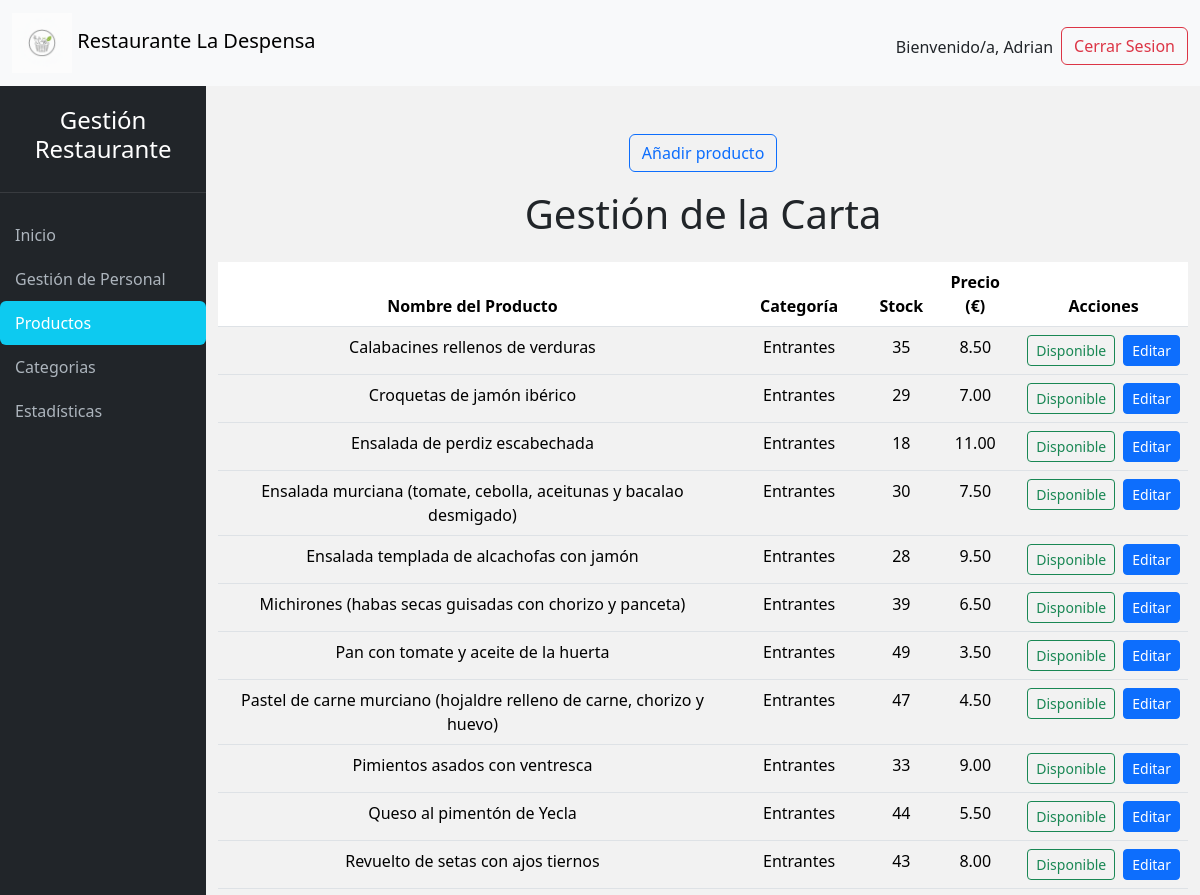
/encargados/productos.php (signed in, upper part), run on an earlier commit of the app's database.
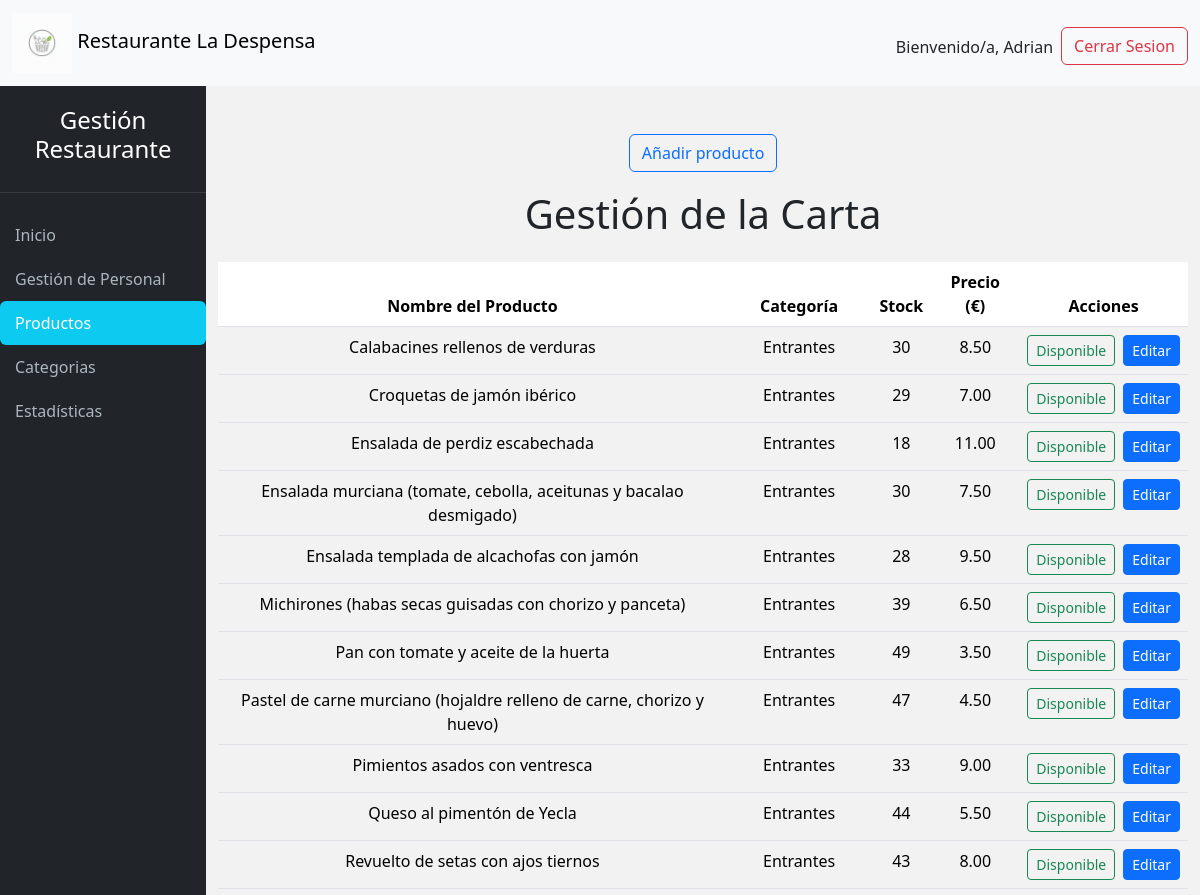
And on a later commit of the database.
### tables this page shows
CREATE TABLE `producto` (
  `idprod` int(11) NOT NULL,
  `nombre` varchar(255) NOT NULL,
  `precio` decimal(6,2) NOT NULL,
  `stock` int(11) NOT NULL,
  `estado` tinyint(1) NOT NULL,
  `categoria` int(11) NOT NULL,
  `estado_cat` tinyint(1) NOT NULL COMMENT '0=disponible 1=bloqueado'
);

CREATE TABLE `categoria` (
  `idcat` int(11) NOT NULL,
  `nombre` varchar(255) NOT NULL,
  `estado` tinyint(1) NOT NULL COMMENT '0=disponible 1=bloqueado'
);

### encargados/productos.php (the view, shortened to what this page needs)
<?php
include("../conexion.php");
?>
<!DOCTYPE html>
<html lang="es">
<head>
    <?php include("../head.php"); ?>
</head>
<body class="d-flex flex-column min-vh-100">
    <?php include("../nav.php"); ?>
    <div class="wrapper">
        <?php include("navbar.php"); ?>
        <main class="container my-5">
            <div class="mb-2">
                <button class="btn btn-outline-primary" type="button" data-bs-toggle="collapse" data-bs-target="#usuario" aria-expanded="false" aria-controls="usuario">
                    Añadir producto
                </button>
            </div>
            <h1 class="mb-4">Gestión de la Carta</h1>
            <div class="table-responsive">
                <table class="table table-hover table-striped">
                    <thead>
                        <tr>
                            <th>Nombre del Producto</th>
                            <th>Categoría</th>
                            <th>Stock</th>
                            <th>Precio (€)</th>
                            <th>Acciones</th>
                        </tr>
                    </thead>
                    <tbody>
                        <?php
                        $consultaprod = "SELECT p.*, c.nombre AS categoria_nombre
                                         FROM producto p
                                         INNER JOIN categoria c ON p.categoria = c.idcat
                                         ORDER BY c.idcat ASC, p.nombre ASC";
                        $productos = mysqli_query($conn, $consultaprod);
                        if ($productos && mysqli_num_rows($productos) > 0) {
                            while ($prod = mysqli_fetch_assoc($productos)) {
                                echo "<tr>";
                                echo "<td>" . $prod['nombre'] . "</td>";
                                echo "<td>" . $prod['categoria_nombre'] . "</td>";
                                echo "<td>" . $prod['stock'] . "</td>";
                                echo "<td>" . number_format($prod['precio'], 2) . "</td>";
                                echo "<td>";
                                echo '<div class="d-flex flex-column flex-sm-row gap-2">';
                                if ($prod['estado'] == 0) {
                                    echo "<a href='bloquearproducto.php?idprod=" . $prod['idprod'] . "' class='btn btn-sm btn-outline-success'>Disponible</a>";
                                } else {
                                    echo "<a href='desbloquearproducto.php?idprod=" . $prod['idprod'] . "' class='btn btn-sm btn-outline-danger'>Bloqueado</a>";
                                }
                                ?>
                                <a data-bs-toggle="collapse" data-bs-target="#<?php echo $prod['idprod'] ?>;" aria-expanded="false" aria-controls="<?php echo $prod['idprod']; ?>" href='editarproducto.php?idprod="<?php echo $prod['idprod'] ?>;"' class="btn btn-sm btn-primary">Editar</a>
                                <?php
                                echo '</div>';
                                echo "</td>";
                                echo "</tr>";
                                ?>
                                <?php
                            }
                        } else {
                            echo "<tr><td colspan='5' class='text-center'>No hay productos registrados.</td></tr>";
                        }
                        ?>
                    </tbody>
                </table>
            </div> </main>
    </div>
</body>
</html>

### head.php (shortened to what this page needs)
<link href="https://cdn.jsdelivr.net/npm/bootstrap@5.3.3/dist/css/bootstrap.min.css" rel="stylesheet">
<link rel="stylesheet" href="../styles.css" type="text/css">
<link rel="stylesheet" href="https://cdn.jsdelivr.net/npm/bootstrap-icons@1.11.3/font/bootstrap-icons.min.css">

### nav.php
<div class="d-flex flex-column w-100">
    <nav class="navbar navbar-expand-sm bg-light navbar-light">
        <div class="container-fluid">
            <a class="navbar-brand" href="quienessomos.php" class="logo">
                <img src="../img/LaDespensalogo.png" alt="LaDespensalogo" class="img-fluid logo">
                <span class="mt-5" >Restaurante La Despensa</span>
            </a>
            <ul class="navbar-nav mt-3">
                <li class="nav-item mt-2 me-2 xs-d-none">
                    <p>Bienvenido/a, <?php echo $_SESSION['nombre']; ?></p>
                </li>
                <li class="nav-item">
                    <a class="btn btn-md btn-outline-danger" href="../logout.php">Cerrar Sesion</a>
                </li>
            </ul>
        </div>
    </nav>

### encargados/navbar.php (shortened to what this page needs)
<?php
$pagina_actual = basename(parse_url($_SERVER['REQUEST_URI'], PHP_URL_PATH));
?>
<nav id="sidebar" class="collapse d-md-block">
    <div class="sidebar-header">
        <h3>Gestión Restaurante</h3>
    </div>
    <ul class="list-unstyled components sidebar-items">
        <li>
            <a href="indexEncargados.php"
               class="nav-link <?php echo ($pagina_actual == 'indexEncargados.php') ? 'active' : ''; ?>">
               Inicio
            </a>
        </li>
        <li>
            <a href="modperfil.php"
               class="nav-link <?php echo ($pagina_actual == 'modperfil.php') ? 'active' : ''; ?>">
               Gestión de Personal
            </a>
        </li>
        <li>
            <a href="productos.php"
               class="nav-link <?php echo ($pagina_actual == 'productos.php') ? 'active' : ''; ?>">
               Productos
            </a>
        </li>
         <li>
            <a href="categorias.php"
               class="nav-link <?php echo ($pagina_actual == 'categorias.php') ? 'active' : ''; ?>">
               Categorias
            </a>
        </li>
        <li>
            <a href="estadisticas.php"
               class="nav-link <?php echo ($pagina_actual == 'estadisticas.php') ? 'active' : ''; ?>">
               Estadísticas
            </a>
        </li>
    </ul>
</nav>

### styles.css (style rules this page uses)
body { display: flex; min-height: 100vh; flex-direction: column; background-color: #f8f9fa; background: linear-gradient(rgba(0, 0, 0, 0.05), rgba(0, 0, 0, 0.05)); margin: 0; }
.wrapper { display: flex; flex: 1; }
#sidebar { width: 250px; min-height: 100vh; background-color: #212529; color: #fff; transition: margin-left 0.3s ease; padding-top: 20px; position: sticky; top: 0; }
.sidebar-header { padding-bottom: 20px; text-align: center; border-bottom: 1px solid rgba(255, 255, 255, 0.1); margin-bottom: 20px; }
.sidebar-header h3 { color: #ffffff; font-size: 1.5rem; }
.sidebar-items .nav-link { padding: 10px 15px; color: #adb5bd; font-weight: 500; display: block; border-radius: 6px; transition: all 0.2s ease-in-out; }
.sidebar-items .nav-link.active { background: #0dcaf0; color: #fff; }
.logo { width: 60px; }
main { display: flex; flex-direction: column; align-items: center; justify-content: center; text-align: center; }

What changed in the data, as far as the page shows it:
changed producto "Calabacines rellenos de verduras": stock "35" → "30"
